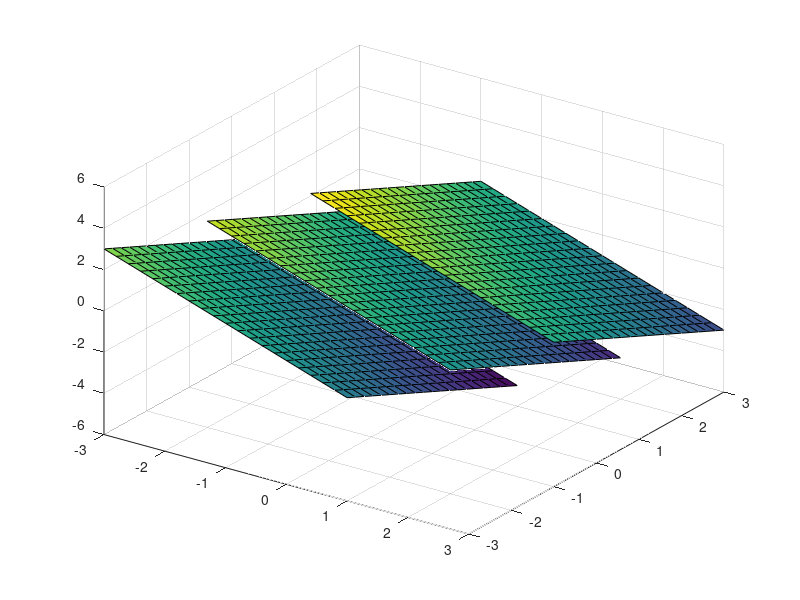

This chart was generated by the following MATLAB code:
function q6()
figure(1);
clf;
hold on;
grid on;
x=-2:.2:2;
y=-2:.2:2;
[X,Y]= meshgrid(x,y);
Z=-X-Y;
surf(X,Y,Z);
surf(X+1,Y+1,Z+1);
surf(X-1,Y-1,Z-1);
view(35,35);
hold off;